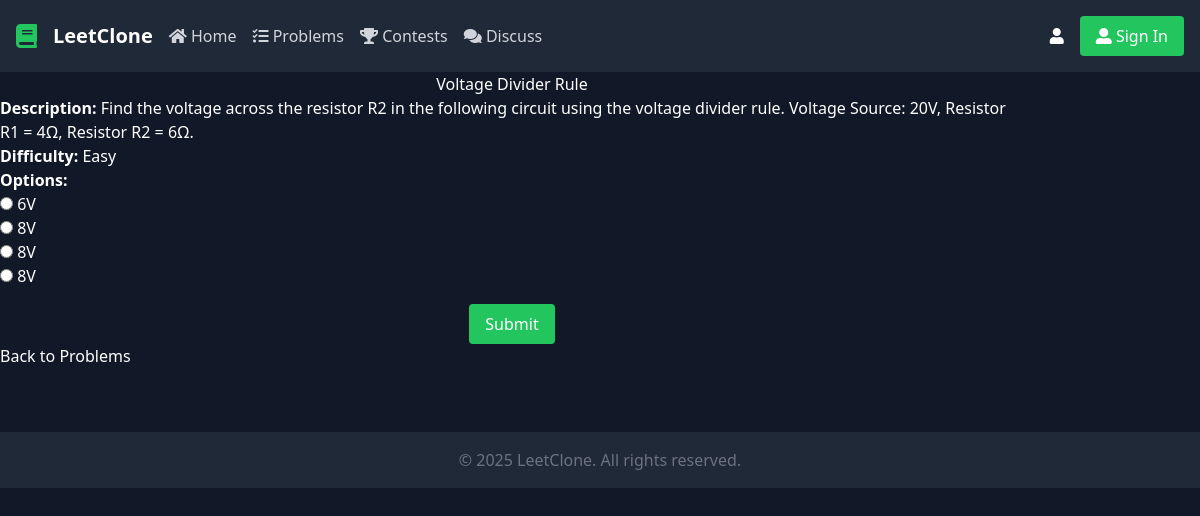
The page /problems/2/ on the database its author committed.
### problems/models.py (models this page shows, shortened)
class Problem(models.Model):
    title = models.CharField(max_length=200)
    description = models.TextField()
    DIFFICULTY_CHOICES = [
        ('easy', 'Easy'),
        ('medium', 'Medium'),
        ('hard', 'Hard'),
    ]
    difficulty = models.CharField(
        max_length=6,
        choices=DIFFICULTY_CHOICES,
        default='easy',
    )
    solutions = models.TextField(default='No solution provided')  # Keep one field for the solution
    option_a = models.CharField(max_length=255, default='Option A')
    option_b = models.CharField(max_length=255, default='Option B')
    option_c = models.CharField(max_length=255, default='Option C')
    option_d = models.CharField(max_length=255, default='Option D')
    correct_answer = models.CharField(
        max_length=1,
        choices=[('A', 'Option A'), ('B', 'Option B'), ('C', 'Option C'), ('D', 'Option D')],
        default='A'
    )
    class Meta:
        verbose_name = 'Problem'
        verbose_name_plural = 'Problems'

### problems/views.py (the view)
# urls.py: path('<int:problem_id>/', problem_detail, name='problem_detail'),  # Problem detail
def problem_detail(request, problem_id):
    problem = Problem.objects.get(id=problem_id)
    return render(request, 'problem_detail.html', {
        'problem': problem,
        'option_a': problem.option_a,
        'option_b': problem.option_b,
        'option_c': problem.option_c,
        'option_d': problem.option_d,
    })

### templates/problem_detail.html (shortened to what this page needs)
{% extends 'base.html' %}
{% block content %}
<div class="container">
    <h1 class="text-center">{{ problem.title }}</h1>
    <p><strong>Description:</strong> {{ problem.description }}</p>
    <p><strong>Difficulty:</strong> {{ problem.get_difficulty_display }}</p>
    <form method="POST" action="{% url 'check_answer' problem.id %}">
        <div class="options">
            <p><strong>Options:</strong></p>
            <div class="form-check">
                <input class="form-check-input" type="radio" id="option_a" name="answer" value="A" {% if user_answer == 'A' %}checked{% endif %}>
                <label class="form-check-label" for="option_a">{{ option_a }}</label>
            </div>
            <div class="form-check">
                <input class="form-check-input" type="radio" id="option_b" name="answer" value="B" {% if user_answer == 'B' %}checked{% endif %}>
                <label class="form-check-label" for="option_b">{{ option_b }}</label>
            </div>
            <div class="form-check">
                <input class="form-check-input" type="radio" id="option_c" name="answer" value="C" {% if user_answer == 'C' %}checked{% endif %}>
                <label class="form-check-label" for="option_c">{{ option_c }}</label>
            </div>
            <div class="form-check">
                <input class="form-check-input" type="radio" id="option_d" name="answer" value="D" {% if user_answer == 'D' %}checked{% endif %}>
                <label class="form-check-label" for="option_d">{{ option_d }}</label>
            </div>
        </div>
        <div class="text-center mt-4">
            <button type="submit" class="bg-green-500 text-white px-4 py-2 rounded">Submit</button>
        </div>
    </form>
    <a href="{% url 'problem_list' %}" class="btn btn-primary">Back to Problems</a>
</div>
{% endblock %}

### rows shown on the page
Problem: title "Voltage Divider Rule", description "Find the voltage across the resistor R2 in the following circuit using the voltage divider rule. Voltage Source: 20V, Resistor R1 = 4Ω, Resistor R2 = 6Ω.", difficulty "Easy", option_a "6V", option_b "8V", option_c "8V", option_d "8V"
